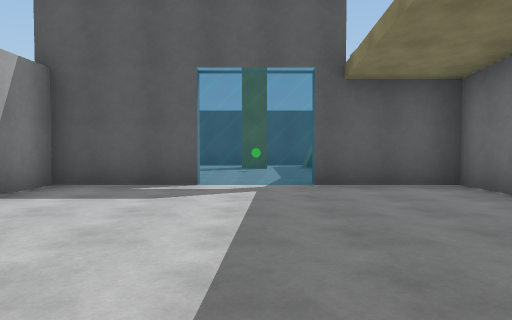
view 1 (above)

16 first-person views from a walk through a 3-D level made in the Unity game engine. The camera is 1.3 m above the floor, tilts 2° down and sees 70° across. The floor is counted in squares, 2 m on a side. Each view is taken from the middle of a square. On the plan, view 1 faces up. The plan holds only what a view shows up to about 11 squares ahead; the rest is blank. The place goes on beyond the plan. The player character is not drawn.

view 2
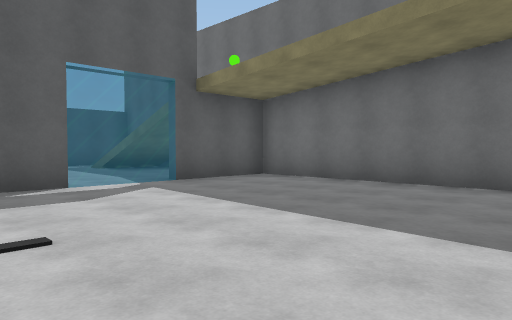

view 3
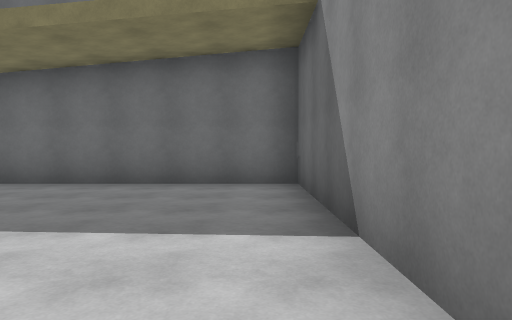

view 4
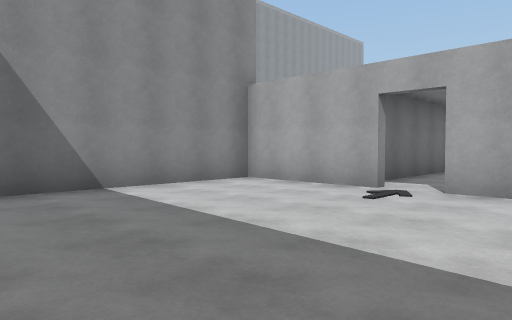

view 5
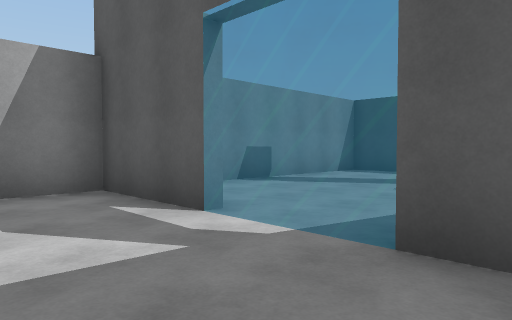

view 6
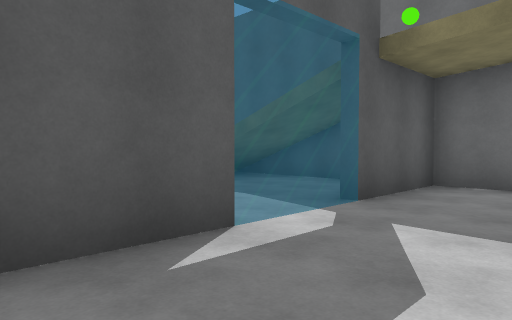

view 7
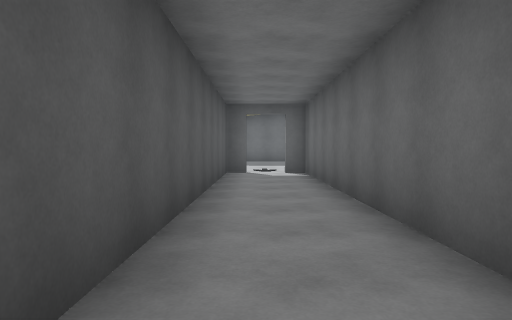

view 8
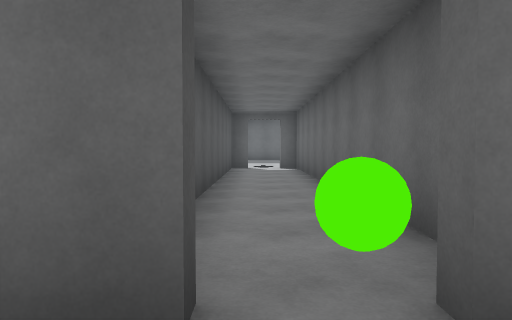

view 9
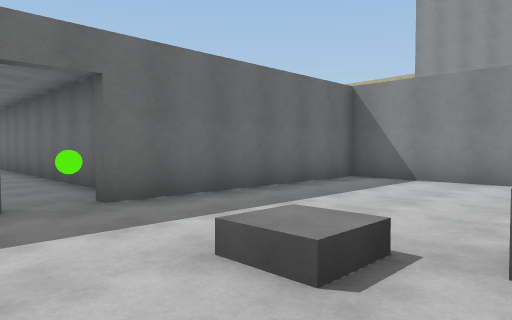

view 10
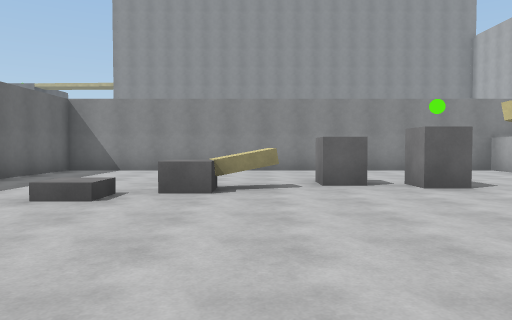

view 11
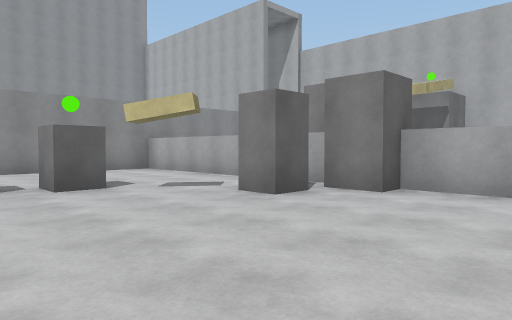

view 12
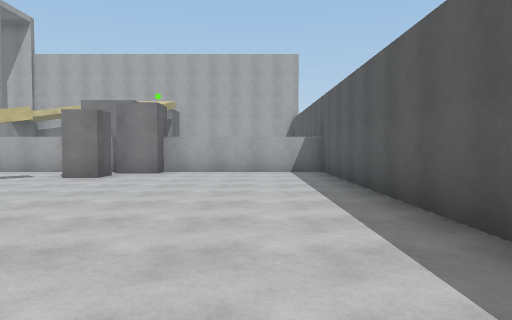

view 13
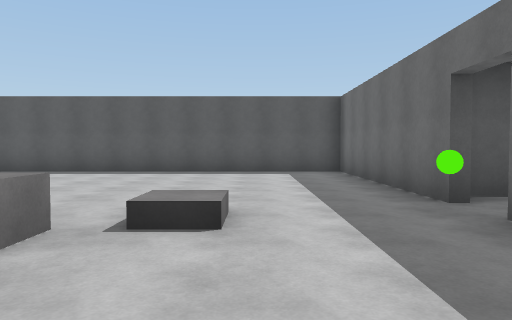

view 14
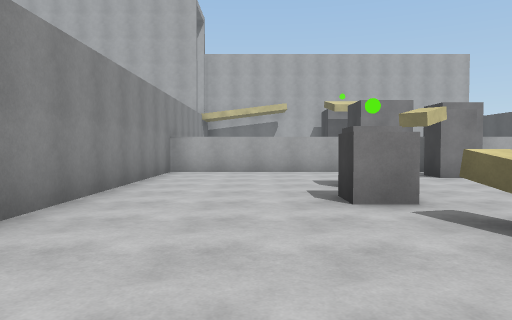

view 15
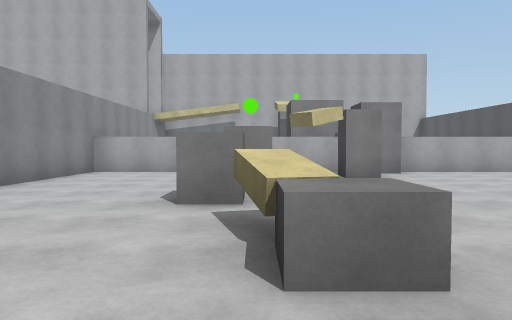

view 16
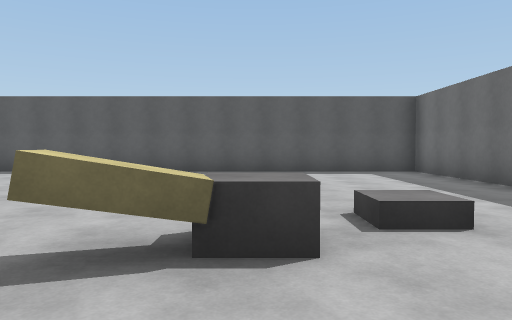

### Floor plan
Points are (right, up) in squares from view 1. A wall is a line through its corners. A room is listed if a view was taken in it or the views show most of it. See-through windows are left out.
Room 1 (views 1, 2, 3, 4, 5, 6)
walls: (-0.9, 6.2) (-3.5, 6.2) (-3.5, 3.2); (-3.5, 2.2) (-3.5, -0.8) (3.5, -0.8) (3.5, 6.2) (1, 6.2)
ways out: opening at (-4, 3) to room 2
Room 2 (view 7)
walls: (-12.5, 1.7) (-3.8, 1.7) (-3.8, 2.2); (-3.8, 3.2) (-3.8, 3.7) (-13.2, 3.7)
ways out: opening at (-4, 3) to room 1; opening at (-14, 3) to room 3
Room 3 (views 8, 9, 10, 11, 12, 13, 14, 15, 16)
walls: (-19.4, 1.3) (-18.4, 1.5); (-18.3, 1.1) (-19.2, 0.8); (-13.8, 3.1) (-13.8, 8.8) (-25.6, 8.8) (-25.6, -3.2) (-13.8, -3.2) (-13.8, 2.2)
ways out: opening at (-14, 3) to room 2
objects: other object (-25, 4); other object (-24, 3) to (-24, 4); other object (-22, 1); other object (-20, 0); other object (-18, 1); other object (-14, 3)
Room 4 (no view inside)
walls: (1.5, 8.9) (1.5, 11); (3.5, 8) (3.5, 11); (-3.5, 11.5) (-3.5, 8.5)
objects: other object (0, 10); other object (0, 11)

Positions as (right, up) in squares from view 1, and headings:
1: (0, 0), facing up
2: (-3, 0), facing up-right
3: (-3, 0), facing right
4: (2, 5), facing down-left
5: (2, 4), facing up-left
6: (-3, 4), facing up-right
7: (-13, 3), facing right
8: (-15, 3), facing right
9: (-18, 4), facing down-right
10: (-19, 7), facing down
11: (-20, 7), facing down-left
12: (-16, 7), facing left
13: (-16, -1), facing up
14: (-16, -1), facing left
15: (-16, 1), facing left
16: (-18, -1), facing up
